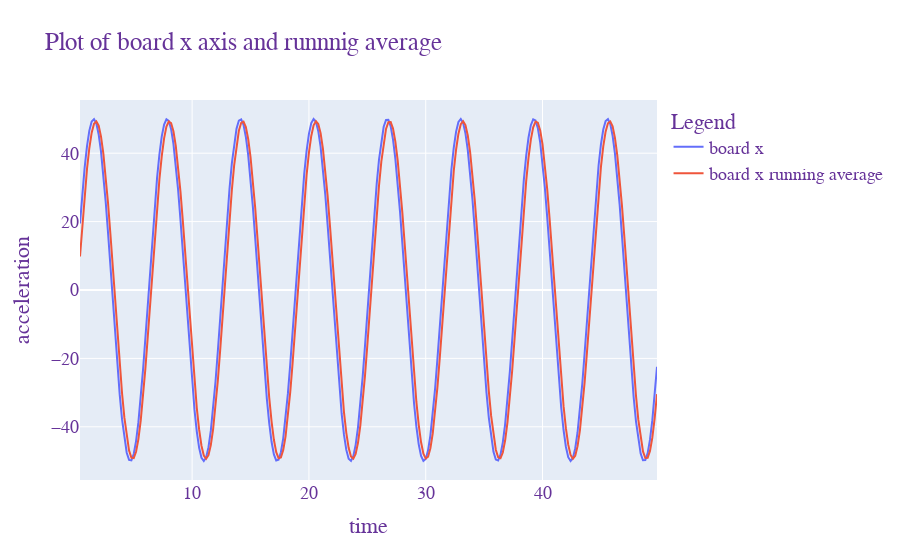

Source (notebook cell):
### Code cell
# plot the dataframe for the board x axis and runnnig average

fig = go.Figure()
fig.update_layout(
    title="Plot of board x axis and runnnig average",
    xaxis_title="time",
    yaxis_title="acceleration",
    legend_title="Legend",
    font=dict(
        family="Courier New, monospace",
        size=18,
        color="RebeccaPurple"
    )
)

fig.add_trace(go.Scatter(x=dfTwoSensors['time'], y=dfTwoSensors['x'], name="board x"))
fig.add_trace(go.Scatter(x=dfTwoSensors['time'], y=dfTwoSensors['runavg'], name="board x running average"))

# show the graph
fig.show()

### Figure 1 — Plotly figure (JSON) as saved in the notebook; plotly's stock layout.template omitted (floating-point values rounded to 4 significant figures; data arrays with more than 128 entries replaced by an {"elided": "..."} marker saying what was removed)
{"data": [{"name": "board x", "type": "scatter", "x": {"elided": "248 float values"}, "y": {"elided": "248 float values"}}, {"name": "board x running average", "type": "scatter", "x": {"elided": "248 float values"}, "y": {"elided": "248 float values"}}], "layout": {"font": {"color": "RebeccaPurple", "family": "Courier New, monospace", "size": 18}, "legend": {"title": {"text": "Legend"}}, "title": {"text": "Plot of board x axis and runnnig average"}, "xaxis": {"title": {"text": "time"}}, "yaxis": {"title": {"text": "acceleration"}}}}
